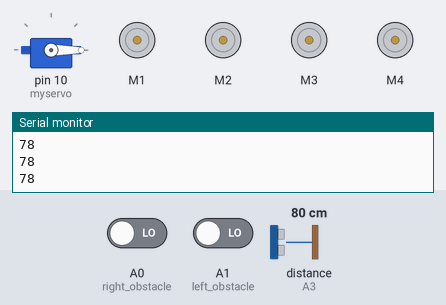
Simulated run of this sketch. Board: Arduino Leonardo, built with avr-gcc and run on an emulated ATmega32U4. On the bench: servo, 4 × DC motor (green arrow = forward, orange = backward, longer = faster), the last lines printed to the serial monitor. Wiring (inferred from the names in the program): ultrasonic range finder: trigger A2; echo A3. Inputs (shaded band) come from the test bench; at power-on: A0 (right_obstacle) LOW, A1 (left_obstacle) LOW, distance to the obstacle (sensor on A3) 80 cm. The echo pulse lasts 58.3 µs per cm.

Above: at 3.3 s.
3.4 s: A0 (right_obstacle) driven HIGH
At 5.7 s:
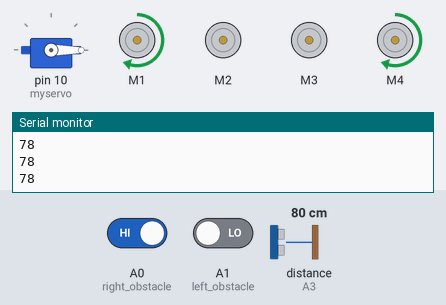
6.5 s: A1 (left_obstacle) driven HIGH
At 7.6 s:
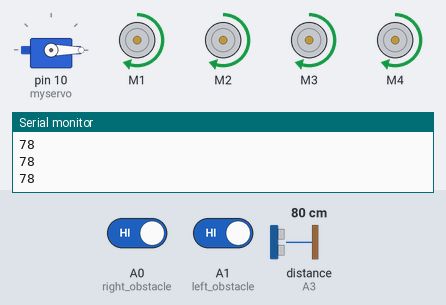
8.5 s: distance to the obstacle (sensor on A3) set to 13 cm
10.0 s: distance to the obstacle (sensor on A3) set to 10 cm
At 11.5 s:
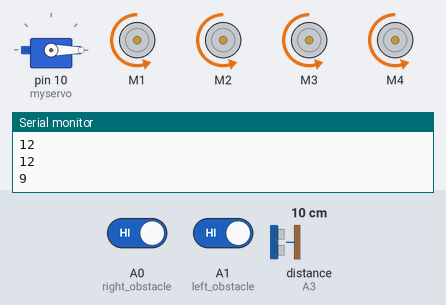
13.6 s: distance to the obstacle (sensor on A3) set to 18 cm
At 14.0 s:
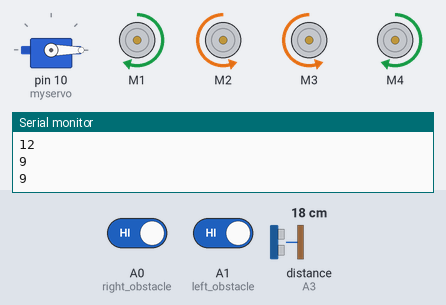
15.6 s: A0 (right_obstacle) driven LOW
At 17.0 s:
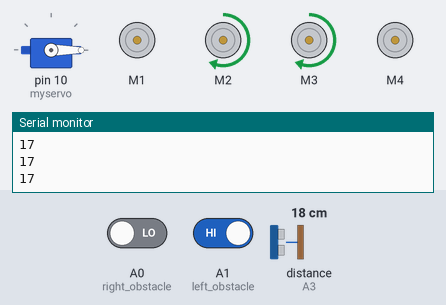
Timing chart, 0 to 18.2 s (numbered marks = the images above; inputs shaded):
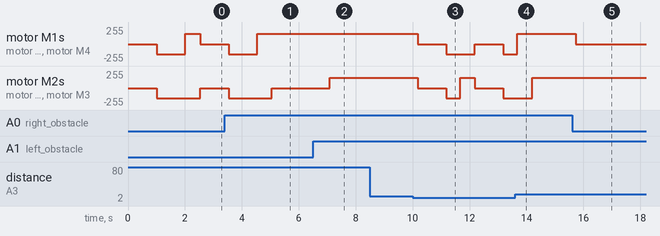

The sketch:

avoid_obstacle.ino
```cpp
#include <SoftwareSerial.h>
#include <AFMotor.h>
#include <Servo.h>
#define right_track A4
#define left_track A5
#define trig A2
#define echo A3
#define right_obstacle A0
#define left_obstacle A1


// initialize the motors and the servo motor

AF_DCMotor motor1(1, MOTOR12_64KHZ);
AF_DCMotor motor2(2, MOTOR12_64KHZ);
AF_DCMotor motor3(3, MOTOR34_64KHZ);
AF_DCMotor motor4(4, MOTOR34_64KHZ);
Servo myservo;


long duration;
int how_far;
int where_am_i;
// setup the speed of motors, servo motor, and input, output pins

void setup() {
  Serial.begin(9600);
  myservo.attach(10);
  pinMode(right_track, INPUT);
  pinMode(left_track, INPUT);
  pinMode(right_obstacle, INPUT);
  pinMode(left_obstacle, INPUT);
  pinMode(trig, OUTPUT);
  pinMode(echo, INPUT);
  motor1.setSpeed(155);
  motor2.setSpeed(155);
  motor3.setSpeed(155);
  motor4.setSpeed(155);
}

// pivot the robot right

void pivot_right() {
  motor1.run(FORWARD);
  motor2.run(BACKWARD);
  motor3.run(BACKWARD);
  motor4.run(FORWARD);
}

// pivot the robot left

void pivot_left() {
  motor1.run(BACKWARD);
  motor2.run(FORWARD);
  motor3.run(FORWARD);
  motor4.run(BACKWARD);
}

// moving the robot forward

void forward() {
  motor1.run(FORWARD);
  motor2.run(FORWARD);
  motor3.run(FORWARD);
  motor4.run(FORWARD);
}

// moving the robot backward

void backward() {
  motor1.run(BACKWARD);
  motor2.run(BACKWARD);
  motor3.run(BACKWARD);
  motor4.run(BACKWARD);
}

// turning the robot left

void turn_left() {
  motor1.run(RELEASE);
  motor2.run(FORWARD);
  motor3.run(FORWARD);
  motor4.run(RELEASE);
}

// turning the robot right

void turn_right() {
  motor1.run(FORWARD);
  motor2.run(RELEASE);
  motor3.run(RELEASE);
  motor4.run(FORWARD);
}

// stopping the robot

void freeze() {
  motor1.run(RELEASE);
  motor2.run(RELEASE);
  motor3.run(RELEASE);
  motor4.run(RELEASE);
}

// make the robot follow a line(in this case black line)
void follow_line() {
  if ((!digitalRead(right_track)) && (!digitalRead(left_track)))
      forward();
  if ((digitalRead(right_track)) && (!digitalRead(left_track)))
      turn_left();
  if ((!digitalRead(right_track)) && digitalRead(left_track))
      turn_right();
}

// returns the distance between the robot and the obstacle

int distance1() {
  myservo.write(0);
  digitalWrite(trig, LOW);
  delay(5);
  digitalWrite(trig, HIGH);
  delayMicroseconds(10);
  digitalWrite(trig, LOW);
  duration = pulseIn(echo, HIGH);
  how_far = duration * 0.034 / 2;
  Serial.println(how_far);
  return(how_far);
}

// make the robot move without hitting obstacles

void avoid_obstacle() {
  while (true) {
    where_am_i = distance1();
    if (where_am_i > 10 && (digitalRead(right_obstacle)) && (digitalRead(left_obstacle)))
    {
      forward();
      delay(500);
      where_am_i = distance1();
    }
    if (where_am_i > 10 && (!digitalRead(right_obstacle)) && (!digitalRead(left_obstacle)))
    {
      freeze();
      delay(1000);
      backward();
      delay(1000);
      pivot_right();
      delay(500);
      where_am_i = distance1();
    }

    if (where_am_i > 10 && (!digitalRead(right_obstacle)) && (digitalRead(left_obstacle)))
    {
      turn_left();
      delay(1000);
      where_am_i = distance1();
    }
    if (where_am_i > 10 && (digitalRead(right_obstacle)) && (!digitalRead(left_obstacle)))
    {
      turn_right();
      delay(1000);
      where_am_i = distance1();
    }
    if (where_am_i <= 10 && (digitalRead(right_obstacle)) && (digitalRead(left_obstacle)))
    {
      freeze();
      delay(1000);
      backward();
      delay(500);
      where_am_i = distance1();
      pivot_left();
      delay(500);
    }
    if (where_am_i <= 10 && (digitalRead(right_obstacle)) && (digitalRead(left_obstacle)))
    {
      freeze();
      delay(1000);
      backward();
      delay(500);
      pivot_right();
      delay(500);
      where_am_i = distance1();
    }
  }
}
void test() {
  if (digitalRead(right_obstacle))
    Serial.println("obstacle");
  else
    Serial.println("no obstacle");
}

// running this loop repeatedly

void loop() {
  avoid_obstacle();
}
```

Measured:
- the behaviour switches between 12 and 11 cm on distance to the obstacle (sensor on A3) (found by bisection; images 2 and 3)
- after the input at 3.4 s, motor M1, motor M4: goes on until 4.5 s, then stays forward 155/255; motor M2, motor M3: goes on until 5.0 s, then stays stopped
- after the input at 6.5 s, motor M2, motor M3: stopped → forward 155/255 after 0.59 s
- after the input at 10.0 s, motor M1, motor M4: alternates backward 155/255 for 1.0 s and stopped for 1.0 s, starting after 0.17 s; motor M2, motor M3: forward 155/255 → stopped after 0.17 s, → backward 155/255 1.0 s later, → forward 155/255 0.51 s later, → stopped 0.50 s later, … (5 changes in this stretch)
- after the input at 13.6 s, motor M1, motor M4: goes on until 13.7 s, then stays forward 155/255
- after the input at 15.6 s, motor M1, motor M4: forward 155/255 → stopped after 0.13 s
